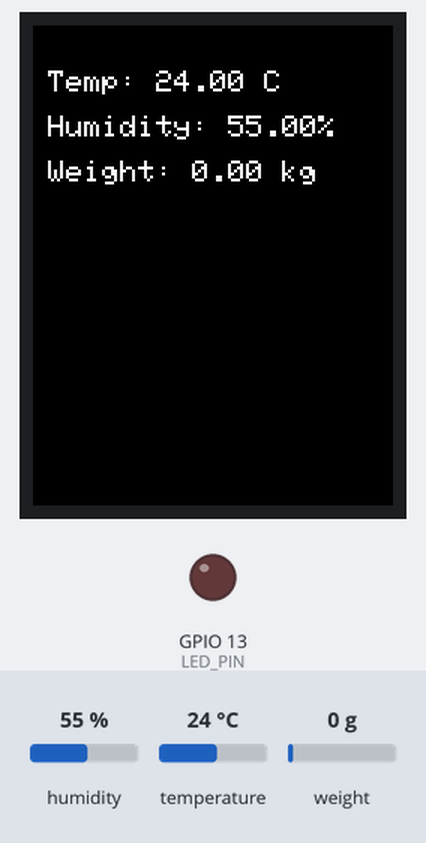
A sketch run on a simulated ESP32. Shown: 240×320 colour display, output pins drawn as LEDs (lit = HIGH). Inputs (shaded band) come from the test bench; at power-on: temperature 24 °C, weight on the scale 0 g, humidity 55 %. What the sketch prints to the serial monitor is not drawn.

Above: at 4.9 s.
5.0 s: temperature set to 29.4 °C
At 7.8 s:
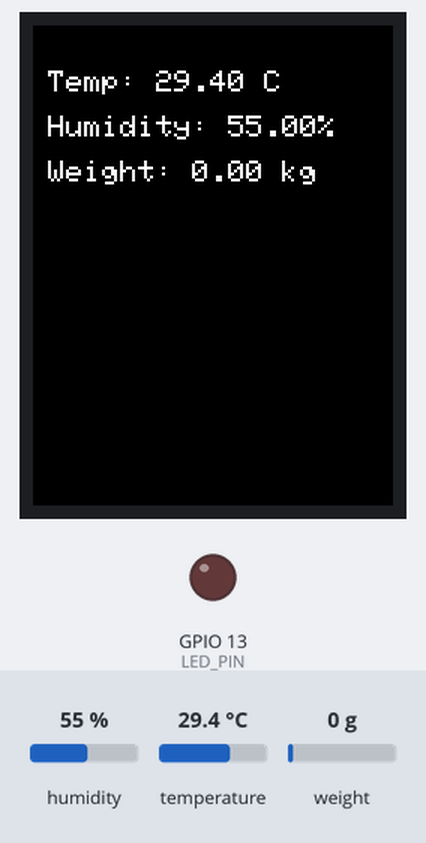
8.9 s: temperature set to 30.8 °C
At 10.9 s:
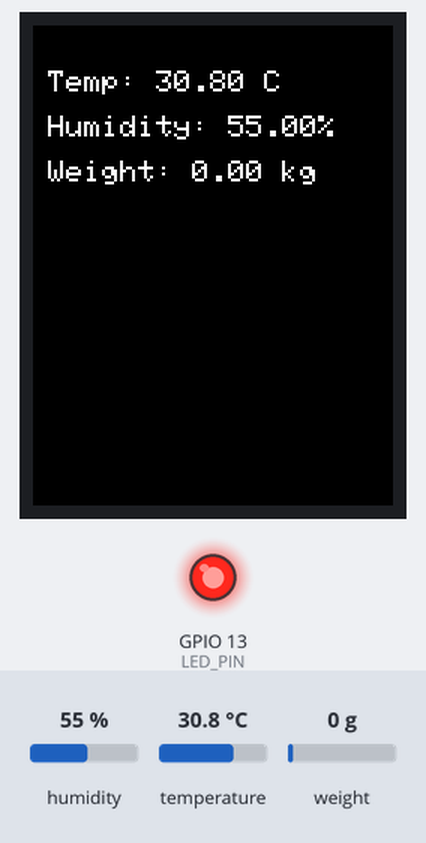
12.4 s: weight on the scale set to 100 g
At 14.0 s:
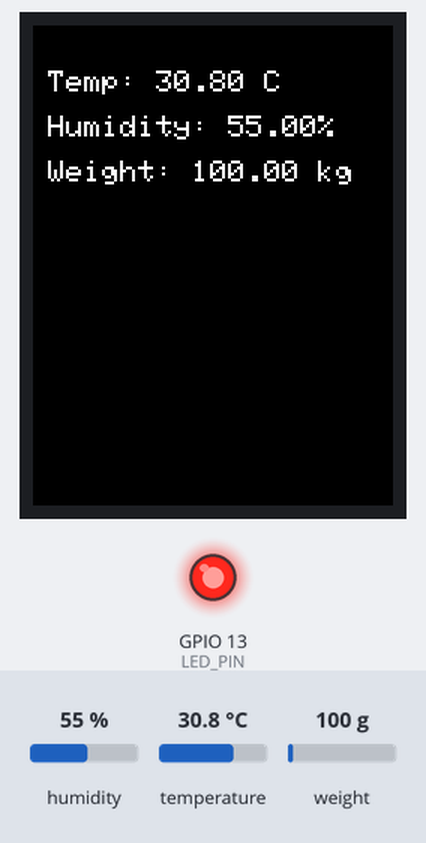
15.9 s: humidity set to 22 %
At 20.1 s:
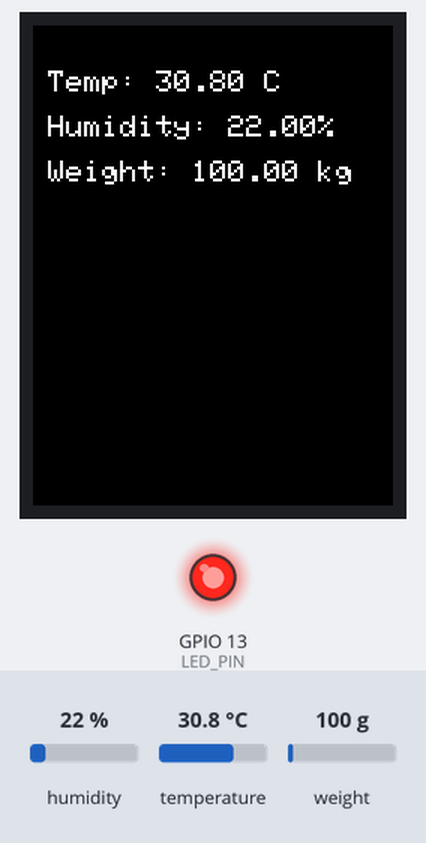
21.2 s: weight on the scale set to 1250 g
At 23.3 s:
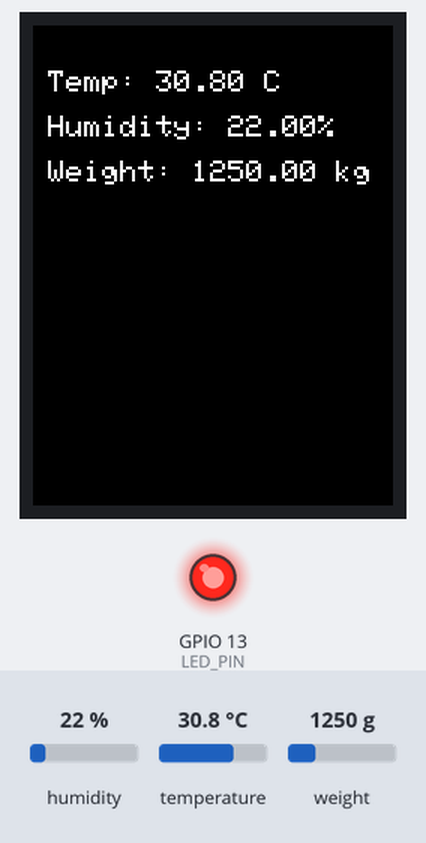
24.7 s: weight on the scale set to 2500 g
At 26.3 s:
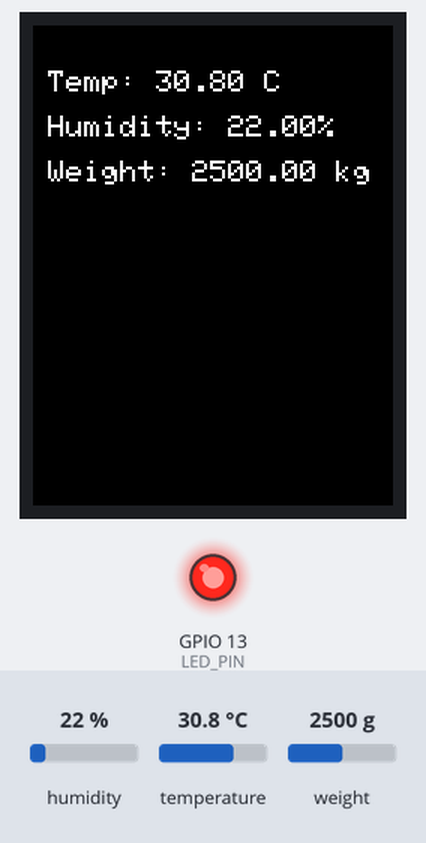
Timing chart, 0 to 27.8 s (numbered marks = the images above; inputs shaded):
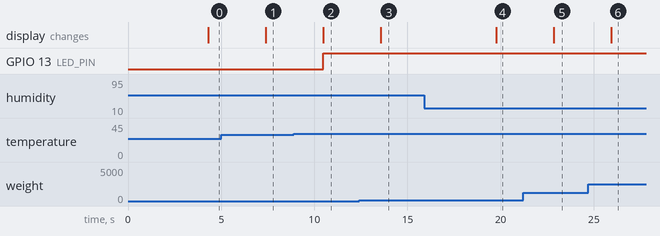

Measured:
- the behaviour switches between 30 and 30.1 °C on temperature (found by bisection; images 1 and 2)
- after the input at 5.0 s, the display: changes after 2.4 s (image 1)
- after the input at 8.9 s, GPIO 13 (LED_PIN): LOW → HIGH after 1.6 s; the display: changes after 1.6 s (image 2)
- after the input at 12.4 s, the display: changes after 1.2 s (image 3)
- after the input at 15.9 s, the display: changes after 3.9 s (image 4)
- after the input at 21.2 s, the display: changes after 1.6 s (image 5)
- after the input at 24.7 s, the display: changes after 1.2 s (image 6)

The sketch:

sketch.ino
```cpp
#include <Wire.h>
#include <Adafruit_GFX.h>
#include <Adafruit_ILI9341.h>
#include <DHT.h>
#include <HX711.h>

// Pin Definitions
#define TFT_CS   5
#define TFT_RST  4
#define TFT_DC   15
#define DHTPIN   4
#define LED_PIN  13
#define DHTTYPE  DHT22
#define LOADCELL_DOUT 21
#define LOADCELL_SCK  22

// Initialize TFT LCD
Adafruit_ILI9341 tft = Adafruit_ILI9341(TFT_CS, TFT_DC, TFT_RST);

// Initialize DHT Sensor
DHT dht(DHTPIN, DHTTYPE);

// Initialize HX711 Load Cell
HX711 scale;
float scaleFactor = 420.0; // Updated with your correct value

void setup() {
    Serial.begin(115200);

    // Initialize TFT LCD
    tft.begin();
    tft.fillScreen(ILI9341_BLACK);
    tft.setTextColor(ILI9341_WHITE);
    tft.setTextSize(2);
    tft.setCursor(10, 10);
    tft.print("System Booting...");

    // Initialize DHT Sensor
    dht.begin();

    // Initialize Load Cell (HX711)
    scale.begin(LOADCELL_DOUT, LOADCELL_SCK);
    scale.set_scale(scaleFactor); // Apply the correct scale factor
    scale.tare(); // Reset weight to zero

    pinMode(LED_PIN, OUTPUT);

    delay(2000);
}

void loop() {
    float temperature = dht.readTemperature();
    float humidity = dht.readHumidity();
    float weight = scale.get_units(10); // Take average of 10 readings

    // Print values to Serial Monitor
    Serial.print("Temperature: "); Serial.print(temperature); Serial.print(" C, ");
    Serial.print("Humidity: "); Serial.print(humidity); Serial.print(" %, ");
    Serial.print("Weight: "); Serial.print(weight); Serial.println(" kg");

    // Update LCD Display
    tft.fillScreen(ILI9341_BLACK);
    tft.setCursor(10, 30);
    tft.print("Temp: "); tft.print(temperature); tft.print(" C");
    tft.setCursor(10, 60);
    tft.print("Humidity: "); tft.print(humidity); tft.print("%");
    tft.setCursor(10, 90);
    tft.print("Weight: "); tft.print(weight); tft.print(" kg");

    // LED Turns ON if temperature > 30°C
    if (temperature > 30) {
        digitalWrite(LED_PIN, HIGH);
    } else {
        digitalWrite(LED_PIN, LOW);
    }

    delay(2000);
}
```
